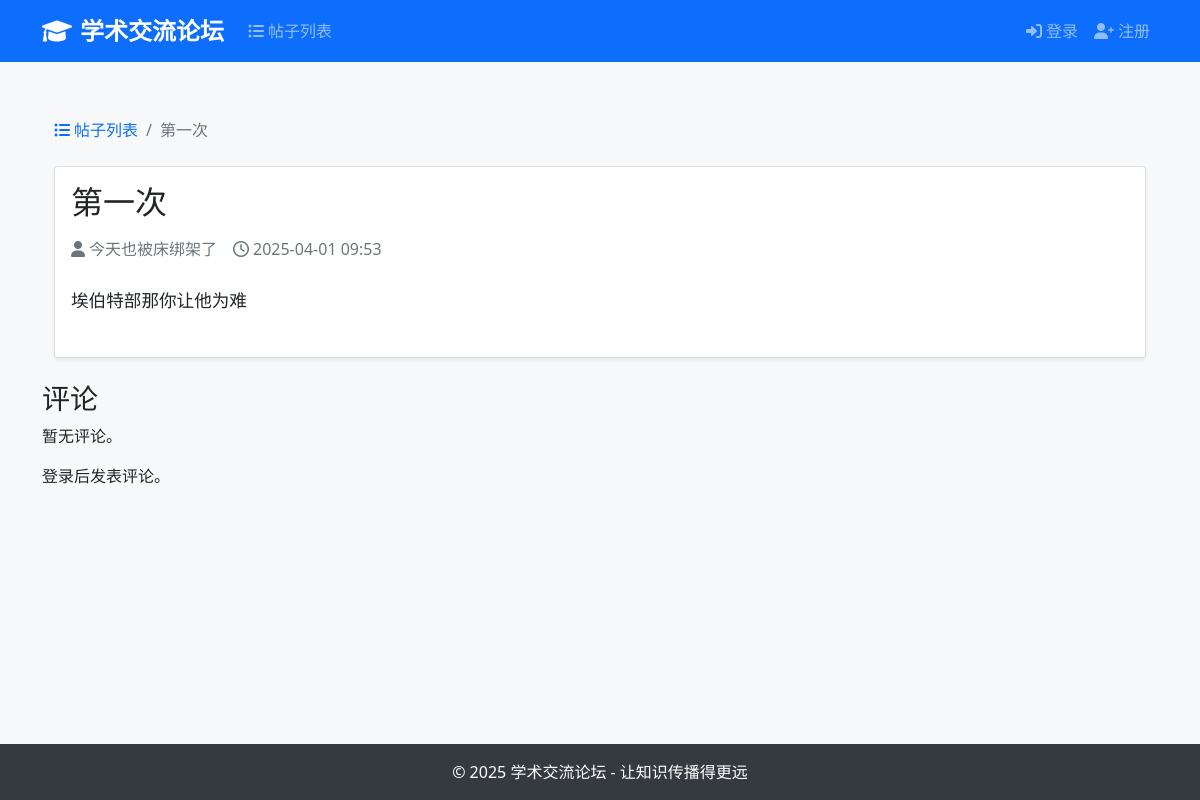
The app's page /post/2/ with its own data.
### 学术交流/models.py (models this page shows, shortened)
class Post(models.Model):
    title=models.CharField(max_length=200)
    content=models.TextField()
    author=models.ForeignKey(User,on_delete=models.CASCADE)
    text=models.TextField()
    created_date=models.DateTimeField(auto_now_add=True)
    updated_date=models.DateTimeField(auto_now=True)
    created_at=models.DateTimeField(auto_now_add=True)

### 学术交流/views.py (the view, shortened to what this page needs)
# urls.py: path('post/<int:pk>/', views.post_detail, name='post_detail'),
def post_detail(request, pk):
    post = get_object_or_404(Post, pk=pk)
    return render(request, '学术交流/post_detail.html', {'post': post})

### 学术交流/templates/学术交流/post_detail.html (shortened to what this page needs)
{% extends "学术交流/base.html" %}
{% block content %}
<div class="container py-4">
    <nav aria-label="breadcrumb" class="mb-4">
        <ol class="breadcrumb">
            <li class="breadcrumb-item">
                <a href="{% url 'post_list' %}" class="text-decoration-none">
                    <i class="fas fa-list-ul me-1"></i>帖子列表
                </a>
            </li>
            <li class="breadcrumb-item active" aria-current="page">{{ post.title }}</li>
        </ol>
    </nav>
    <div class="card shadow-sm">
        <div class="card-body">
            <div class="d-flex justify-content-between align-items-center mb-3">
                <h1 class="h2 mb-0">{{ post.title }}</h1>
            </div>
            <div class="d-flex align-items-center text-muted mb-4">
                <div class="me-3">
                    <i class="fas fa-user me-1"></i>{{ post.author }}
                </div>
                <div class="me-3">
                    <i class="far fa-clock me-1"></i>{{ post.created_date|date:"Y-m-d H:i" }}
                </div>
            </div>
            <div class="post-content mb-4">
                {{ post.content|linebreaks }}
            </div>
        </div>
    </div>
</div>
<h3>评论</h3>
{% for comment in post.comments.all %}
  <p>{{ comment.author.username }} - {{ comment.created_at }}</p>
  <p>{{ comment.content }}</p>
{% empty %}
  <p>暂无评论。</p>
{% endfor %}
{% if user.is_authenticated %}
  <form method="post">
    {% csrf_token %}
    <input type="text" name="comment_content">
    <input type="submit" value="发表评论">
  </form>
{% else %}
  <p>登录后发表评论。</p>
{% endif %}
{% endblock %}

### 学术交流/templates/学术交流/base.html (style rules this page uses)
body { min-height: 100vh; display: flex; flex-direction: column; background-color: #f8f9fa; }

### 学术交流/templates/学术交流/post_detail.html (style rules this page uses)
.post-content { font-size: 1.1rem; line-height: 1.8; }

### records on screen
Post: title "第一次", author "今天也被床绑架了", created_date "2025-04-01 09:53", content "埃伯特部那你让他为难"
